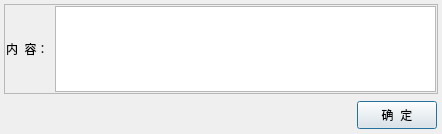
<?xml version="1.0" encoding="UTF-8"?>
<ui version="4.0">
 <class>MyTextInput</class>
 <widget class="QDialog" name="MyTextInput">
  <property name="geometry">
   <rect>
    <x>0</x>
    <y>0</y>
    <width>442</width>
    <height>134</height>
   </rect>
  </property>
  <property name="windowTitle">
   <string>Dialog</string>
  </property>
  <layout class="QVBoxLayout" name="verticalLayout">
   <property name="margin">
    <number>4</number>
   </property>
   <item>
    <widget class="QFrame" name="frame">
     <property name="frameShape">
      <enum>QFrame::StyledPanel</enum>
     </property>
     <property name="frameShadow">
      <enum>QFrame::Raised</enum>
     </property>
     <layout class="QHBoxLayout" name="horizontalLayout">
      <property name="margin">
       <number>1</number>
      </property>
      <item>
       <widget class="QLabel" name="label">
        <property name="text">
         <string>内  容：</string>
        </property>
       </widget>
      </item>
      <item>
       <widget class="QPlainTextEdit" name="content"/>
      </item>
     </layout>
    </widget>
   </item>
   <item>
    <widget class="QWidget" name="widget" native="true">
     <property name="maximumSize">
      <size>
       <width>16777215</width>
       <height>35</height>
      </size>
     </property>
     <layout class="QHBoxLayout" name="horizontalLayout_2">
      <property name="margin">
       <number>1</number>
      </property>
      <item>
       <spacer name="horizontalSpacer">
        <property name="orientation">
         <enum>Qt::Horizontal</enum>
        </property>
        <property name="sizeHint" stdset="0">
         <size>
          <width>290</width>
          <height>20</height>
         </size>
        </property>
       </spacer>
      </item>
      <item>
       <widget class="QPushButton" name="confirm">
        <property name="minimumSize">
         <size>
          <width>0</width>
          <height>28</height>
         </size>
        </property>
        <property name="text">
         <string>确  定</string>
        </property>
       </widget>
      </item>
     </layout>
    </widget>
   </item>
  </layout>
 </widget>
 <resources/>
 <connections/>
</ui>
